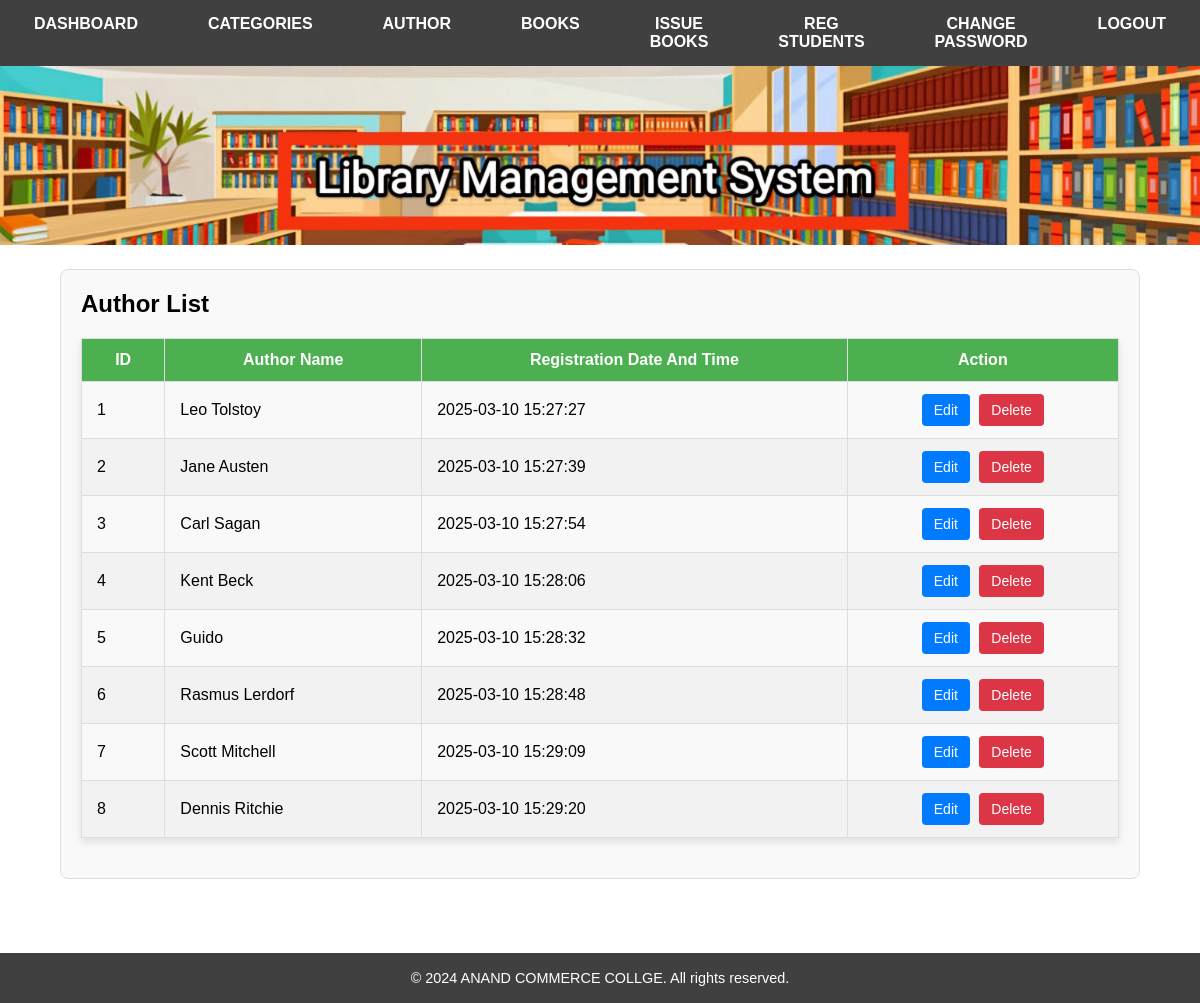
The page /admin/manageauthor.php on the database its author committed.
### tables this page shows
CREATE TABLE `author` (
  `aid` int(10) NOT NULL,
  `author_name` varchar(50) NOT NULL,
  `reg_date` datetime NOT NULL DEFAULT current_timestamp()
);

### admin/manageauthor.php (the view, shortened to what this page needs)
<?php
	$conn=mysqli_connect("localhost","root","","proj_libraryy");
?>
<!DOCTYPE html>
<html>
<head>
</head>
<body>
	<?php
		include("adminbar.php");
	?>
	<div class="table-container">
    <h2>Author List</h2>
    <table class="styled-table" align="center">
        <thead>
            <tr>
                <th>ID</th>
                <th>Author Name</th>
                <th>Registration Date And Time</th>
                <th>Action</th>
            </tr>
        </thead>
        <tbody>
        	<?php
        	$cnt=1;
        		$sql="SELECT * FROM `author`;";
        		$result=mysqli_query($conn,$sql);
        		if(mysqli_num_rows($result)>0)
        		{
        			foreach ($result as $value) {
        	?>
            <tr>
                <td><?php echo $cnt; ?></td>
                <td><?php echo htmlspecialchars($value['author_name']); ?></td>
                <td><?php echo htmlspecialchars($value['reg_date']); ?></td>
                <td><center>
                    <a href="edit_author.php?edi=<?php echo htmlspecialchars($value['aid']);  ?>"><button class="btn edit">Edit</button></a>
                    <a href="manageauthor.php?del=<?php echo htmlspecialchars($value['aid']); ?>"><button class="btn delete">Delete</button></a></center>
                </td>
            </tr>
            <?php $cnt++; }} ?>
        </tbody>
    </table>
</div>
	<br><br><br>
	<?php
		include("hedfoot/footer.php");
	?>
</body>
</html>

### StyleSheet.css (style rules this page uses)
* { margin: 0; padding: 0; box-sizing: border-box; }
body { font-family: Arial, sans-serif; display: flex; flex-direction: column; min-height: 100vh; }
button { padding: 10px 15px; background-color: #333; color: #fff; border: none; cursor: pointer; }
.table-container { width: 90%; margin: 20px auto; background-color: #f9f9f9; padding: 20px; border: 1px solid #ddd; border-radius: 8px; }
h2 { margin-bottom: 20px; }
.styled-table { width: 100%; border-collapse: collapse; margin: 20px 0; font-size: 16px; text-align: left; box-shadow: 0 4px 8px rgba(0, 0, 0, 0.1); }
.styled-table thead tr { background-color: #4CAF50; color: white; text-align: center; font-weight: bold; }
.styled-table th, .styled-table td { padding: 12px 15px; border: 1px solid #ddd; }
.styled-table tbody tr:nth-child(even) { background-color: #f2f2f2; }
.btn { border: none; padding: 8px 12px; border-radius: 4px; cursor: pointer; font-size: 14px; }
.btn.edit { background-color: #007bff; color: white; margin-right: 5px; }
.btn.delete { background-color: #dc3545; color: white; }

### rows shown on the page
author: author_name "Leo Tolstoy", reg_date "2025-03-10 15:27:27"
author: author_name "Jane Austen", reg_date "2025-03-10 15:27:39"
author: author_name "Carl Sagan", reg_date "2025-03-10 15:27:54"
author: author_name "Kent Beck", reg_date "2025-03-10 15:28:06"
author: author_name "Guido", reg_date "2025-03-10 15:28:32"
author: author_name "Rasmus Lerdorf", reg_date "2025-03-10 15:28:48"
author: author_name "Scott Mitchell", reg_date "2025-03-10 15:29:09"
author: author_name "Dennis Ritchie", reg_date "2025-03-10 15:29:20"
